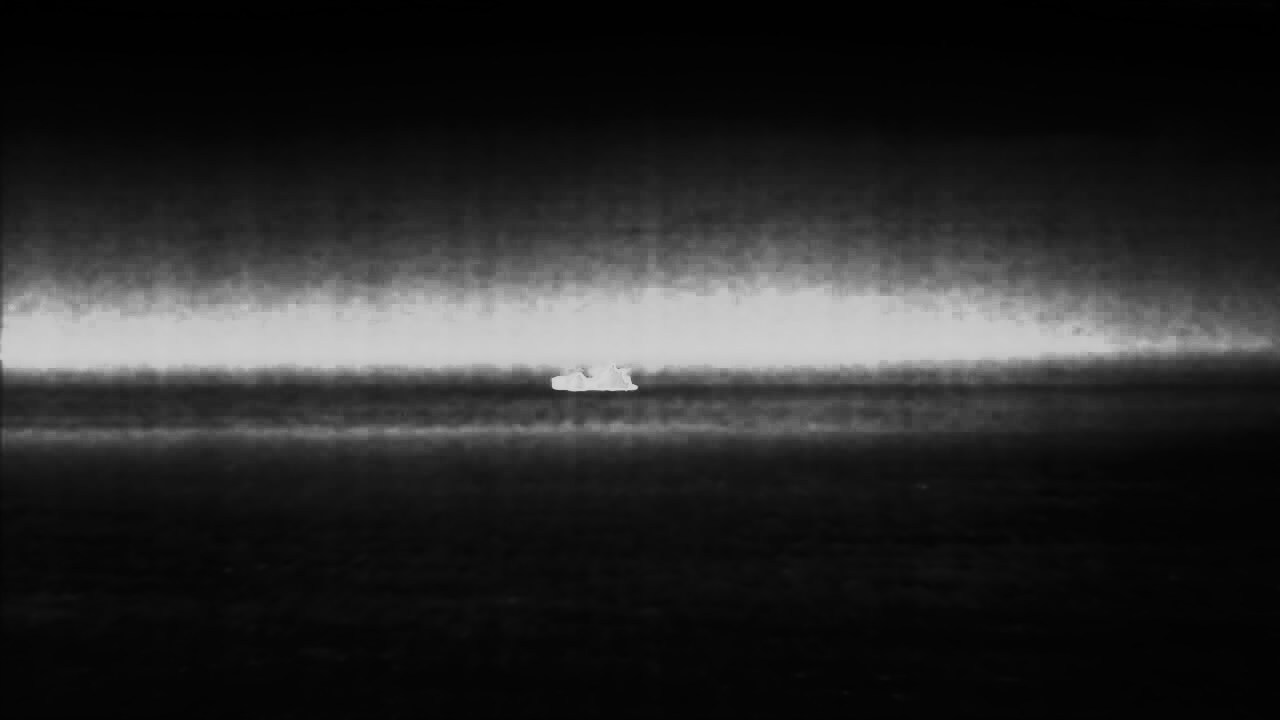
#> input picture Prueba/toma_0_edited_Weight_Map.png, 1280 x 720 px; its folder holds only this picture in this run
$ python main.py
#> lines starting #> are read from the running program, lines starting #| are printed output that depends on the picture; after the words box and inside, x2 and y2 are one past the last pixel; in counts of white or black regions, pixels touching at a corner belong together
import os
import cv2
import glob
import numpy as np
from natsort import natsorted

dir = os.getcwd();
path = '/fotos/PruebaGrande/output/Prueba/*.png'
coordinates = open('coordinates', 'w')

verticalMax = 200
verticalMin = 5
horizontalMax = 400
horizontalMin = 5

i = 0;
for filename in natsorted(glob.glob(dir + path )):

    im = cv2.imread(filename)
#> im is the input picture: shape (720, 1280, 3); min 0, max 211, mean 41

    img_gray = cv2.cvtColor(im, cv2.COLOR_BGR2GRAY)

    g = cv2.cvtColor(im, cv2.COLOR_BGR2GRAY)
    a = np.array(g)
    max = a.max()
#> max = 211
    mean = a.mean()
#> mean = 40.99

    ########OTSU THRESHOLD########
    (T, threshOtsu) = cv2.threshold(img_gray, max-30, max , cv2.THRESH_OTSU)
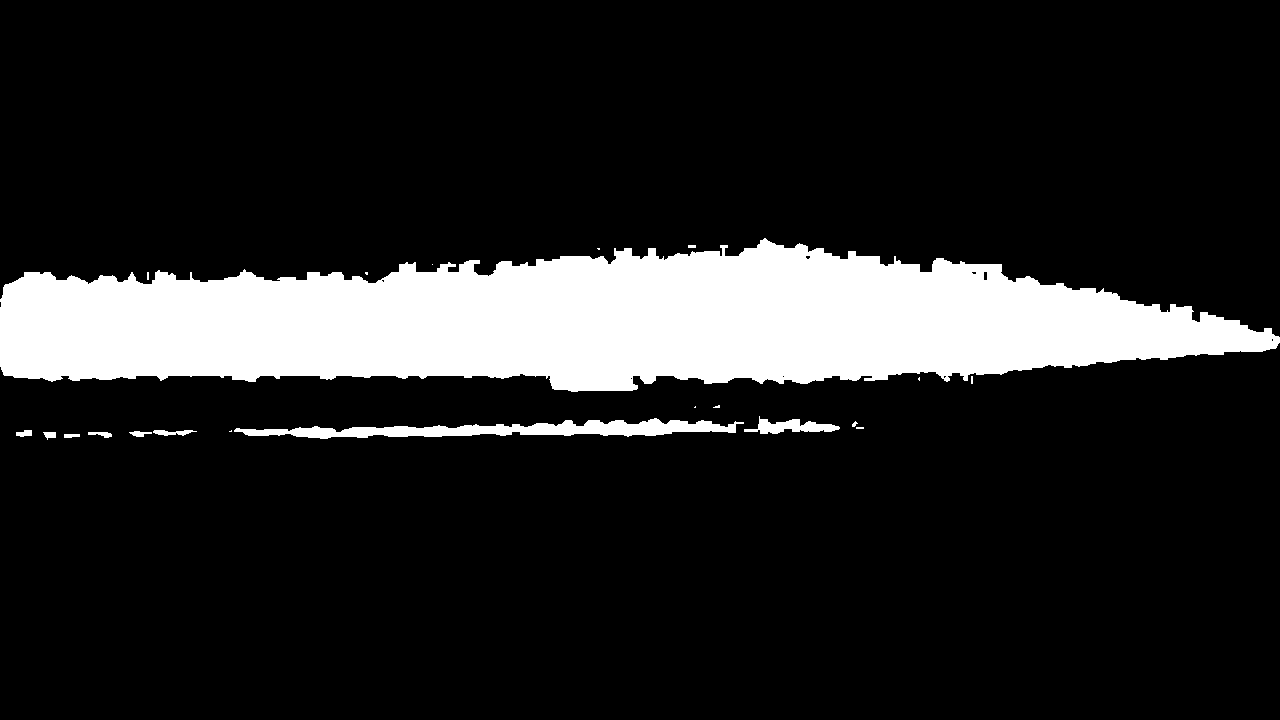
#> threshOtsu: shape (720, 1280); values 0 (black) and 211 (white), 14.7% white; 21 white regions (10 under 20 px), largest, box (x1, y1, x2, y2) and area: (0, 238, 1280, 392) 129110, (234, 418, 744, 439) 4972, (744, 416, 840, 434) 816
#> T = 90
    print("[INFO] otsu's thresholding value: {}".format(T))
#| [INFO] otsu's thresholding value: 90.0

    ######THRESHOLD BINARIO#######
    ret, threshBinary = cv2.threshold(img_gray, max-15, max, cv2.THRESH_BINARY)
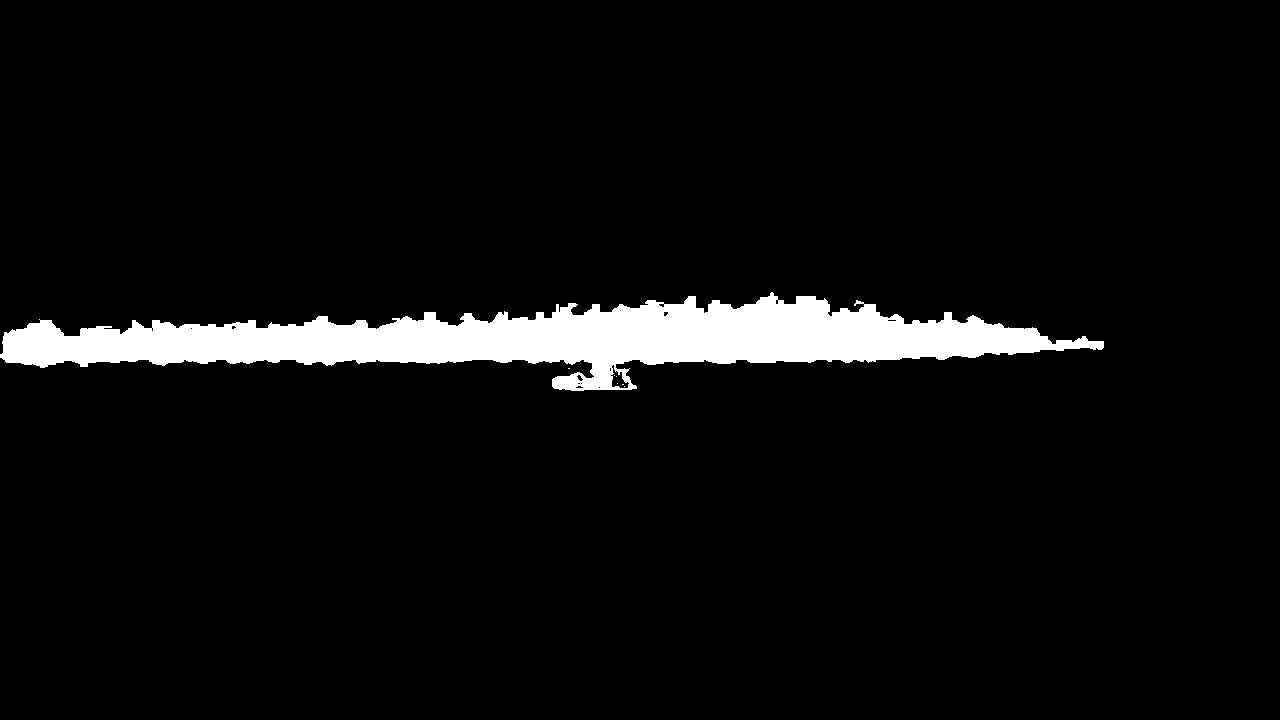
#> threshBinary: shape (720, 1280); values 0 (black) and 211 (white), 5.2% white; 7 white regions (6 under 20 px)
#> ret = 196
    print("[INFO] binary thresholding value: {}".format(ret))
#| [INFO] binary thresholding value: 196.0

    ######AUTOMATIC MASK#######

    #mask = cv2.inRange(im, np.array([210, 210, 210]), np.array([255, 255, 255]))

    contoursBinary, hierarchy = cv2.findContours(image=threshBinary, mode=cv2.RETR_EXTERNAL, method=cv2.CHAIN_APPROX_NONE )
#> contoursBinary = 2 contours, 1 with area under 20; largest, box (x1, y1, x2, y2) and area: (0, 292, 1104, 391) 46762
    contoursToTest = [];

    for contours in contoursBinary:
        minContour = np.vstack(contours.min(axis=0))
        maxContour = np.vstack(contours.max(axis=0))
        minMaxContourArray = [minContour, maxContour];
        contoursToTest.append(minMaxContourArray);
#> this loop made 2 passes
#> minMaxContourArray on passes 1 to 2: [[[568, 368]], [[569, 368]]], [[[0, 292]], [[1103, 390]]]
#> after the loop, contoursToTest = [[[[568, 368]], [[569, 368]]], [[[0, 292]], [[1103, 390]]]]


    #contoursOtsu, hierarchyOtsu = cv2.findContours(image=threshOtsu, mode=cv2.RETR_EXTERNAL  , method=cv2.CHAIN_APPROX_NONE)

    image_copyBinary = im.copy()
    image_copyBinaryToColor = threshBinary.copy()
    image_copyBinaryToColor=cv2.cvtColor(image_copyBinaryToColor,cv2.COLOR_GRAY2RGB)
#> image_copyBinaryToColor: shape (720, 1280, 3); values 0 (black) and 211 (white), 5.2% white; 7 white regions (6 under 20 px), largest, box (x1, y1, x2, y2) and area: (0, 292, 1104, 391) 47913
    for contours in contoursToTest:

        minContour = contours[0]
        maxContour = contours[1]

        right = minContour[0][0]
        left = maxContour[0][0]

        top = minContour[0][1]
        bottom = maxContour[0][1]

        if left - right <= horizontalMin or bottom - top <= verticalMin or left - right >= horizontalMax or bottom-top >= verticalMax:
            continue;

        coordinates.writelines(str(i) + ' ' + str(right)  + ', '  + str(top) + ', ' + str(left) + ', ' + str(bottom) + ('\n') )
        cv2.rectangle(image_copyBinary, (left, top ), (right, bottom), (0, 0, 255), 2)
        cv2.drawContours(image=image_copyBinaryToColor, contours=contoursBinary, contourIdx=-1, color=(255, 0, 0), thickness=2,
                     lineType=cv2.LINE_AA)
#> this loop made 2 passes
#> (minContour, right, left, top, bottom) on pass 1: ([[568, 368]], 568, 569, 368, 368)
#> (minContour, maxContour, right, left, top, bottom) on pass 2: ([[0, 292]], [[1103, 390]], 0, 1103, 292, 390)

    cv2.imshow('Object detection BINARY' + str(i), image_copyBinary);
    cv2.waitKey(0)
    i = i+1;
    cv2.destroyAllWindows()
